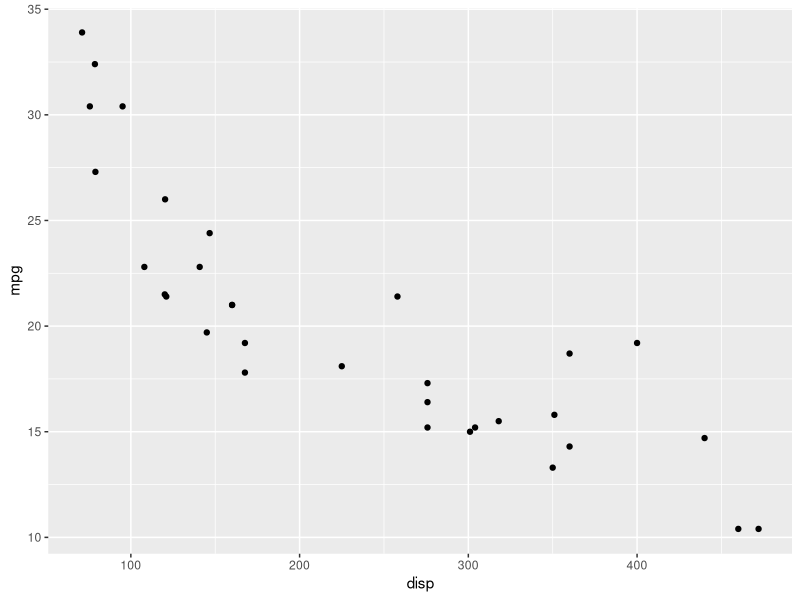
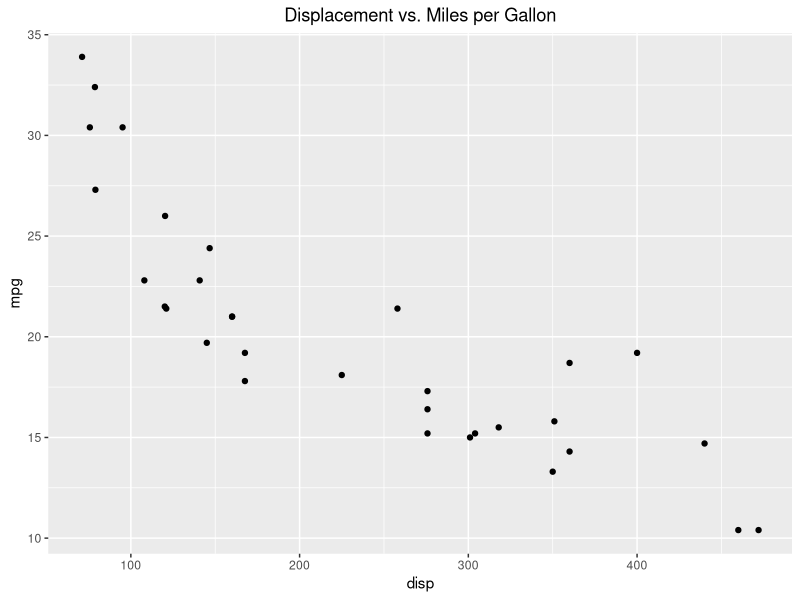
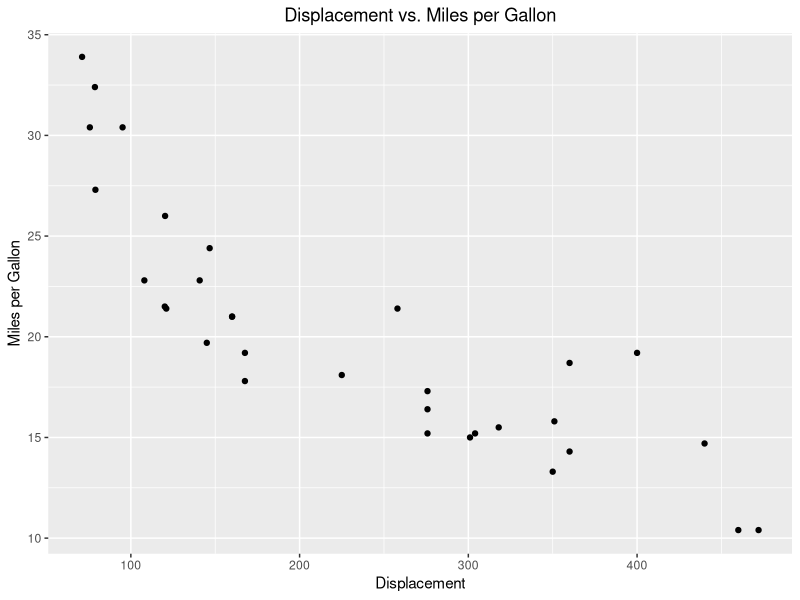
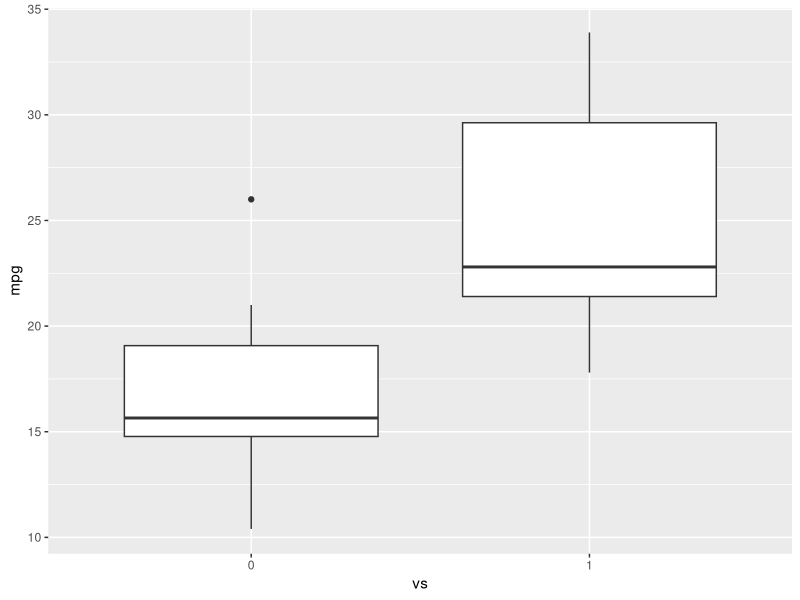
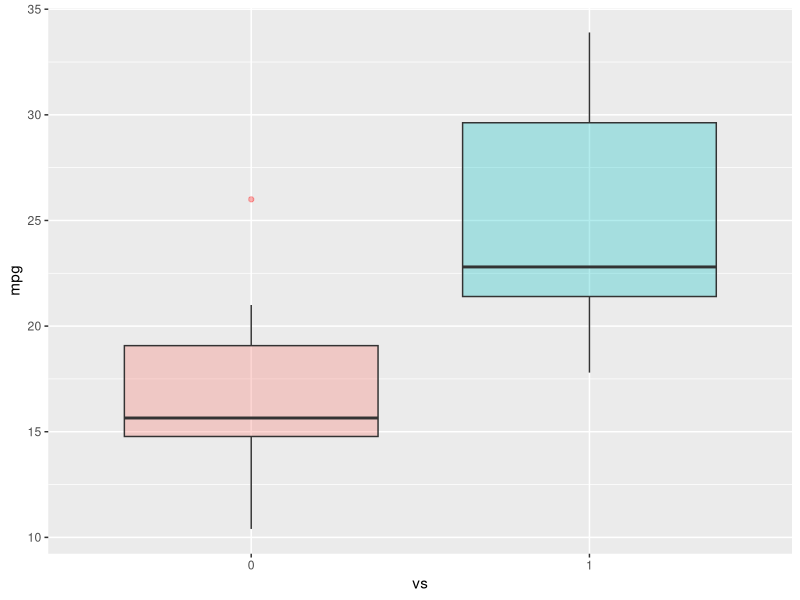

These charts were generated, in order, by the following R code:
library(datasets)
library(ggplot2)
data(mtcars)

#view the first 5 rows of the data
head(mtcars)

#create a scatterplot (using the function geom_point()) with the displacement (x axis) and miles per gallon (y axis) variables
ggplot(aes(x=disp, y=mpg), data=mtcars)+geom_point()

#add a title and center it
ggplot(aes(x=disp, y=mpg), data=mtcars)+geom_point()+ggtitle('Displacement vs. Miles per Gallon')+theme(plot.title=element_text(hjust=0.5))

#change the labels of the x and y axis
ggplot(aes(x=disp, y=mpg), data=mtcars)+geom_point()+ggtitle('Displacement vs. Miles per Gallon')+theme(plot.title=element_text(hjust=0.5))+ labs(x='Displacement', y='Miles per Gallon')

#make the Engine types variable(vs) a factor (categorical variable)
mtcars$vs<-as.factor(mtcars$vs)

#create a boxplot using the function geom_boxplot() for the different engine types (0=v-shaped, 1=straight)
ggplot(aes(x=vs, y=mpg), data = mtcars) + geom_boxplot()

#change the colors of the boxplot by adding fill=vs to the aes() function and change the outlier color using the outlier.color function
ggplot(aes(x=vs, y=mpg, fill = vs), data = mtcars) + 
  geom_boxplot(alpha=0.3, outlier.color='red') +
  theme(legend.position="none")



